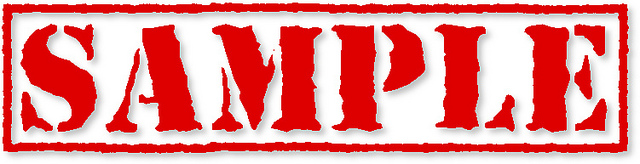
#> input picture Day_04/codechallenge/test.jpg, 640 x 164 px
$ python imgprocess.py
#> lines starting #> are read from the running program, lines starting #| are printed output that depends on the picture
# -*- coding: utf-8 -*-
"""
Created on Fri May 10 23:59:38 2019

@author: Harsh Anand
"""

"""
Code Challenge
  Name:
    Image Processing using PIL
  Filename:
    imgprocess.py
  Problem Statement:
    Given an image, perform image processing operations.

    Keep only one output image i.e perform all tasks on the same image (override)
    and print only the name of your output image with extension name in the end of your program.

    Take the Image name from User (Handle the extension for image file name in your code)

    The image processing features to be provided by your code are:

        a.     Greyscale
        b.     Rotate_90 (Rotate the given image file by 90 clockwise)
        c.     Crop (Center) (size = 160(W), 204(H))
        d.     Thumbnail – Generate the thumbnail of the given image (size = 75, 75)

"""
from PIL import Image
img=Image.open('test.jpg')
#> img is the input picture: PIL image 640x164 RGB; mean R, G, B 232.1, 140.9, 140.9
#img.show()
img_gray=img.convert('LA')
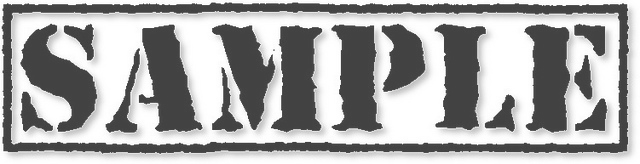
#> img_gray: PIL image 640x164 LA; mean R, G, B, A 168.1, 168.1, 168.1, 255
img_gray.show()
img_gray.save("test_gray.png")

img_rotate= img.transpose(Image.ROTATE_90)
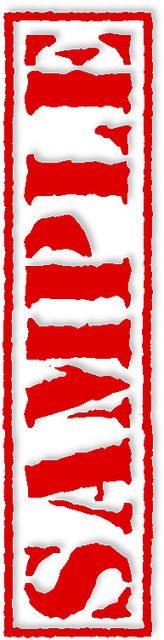
#> img_rotate: PIL image 164x640 RGB; mean R, G, B 232.1, 140.9, 140.9
img_rotate.save("test_rotate.jpg")
#img_rotate.show()

width, height = img_rotate.size
#> width = 164; height = 640
hw = width/2
#> hw = 82
hh = height/2
#> hh = 320
img_crop = img.crop((hw-80,hh-102,hw+80,hh+102))
#> img_crop: PIL image 160x204 RGB; every value is 0
img_crop.save('crop_test.jpg')

img.thumbnail((75,75))
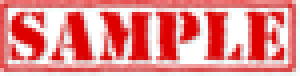
#> img: PIL image 75x19 RGB (shown 4 times larger); mean R, G, B 231.8, 140, 140
print(img.width, img.height)
#| 75 19
img.save("test_thumb.jpg")
